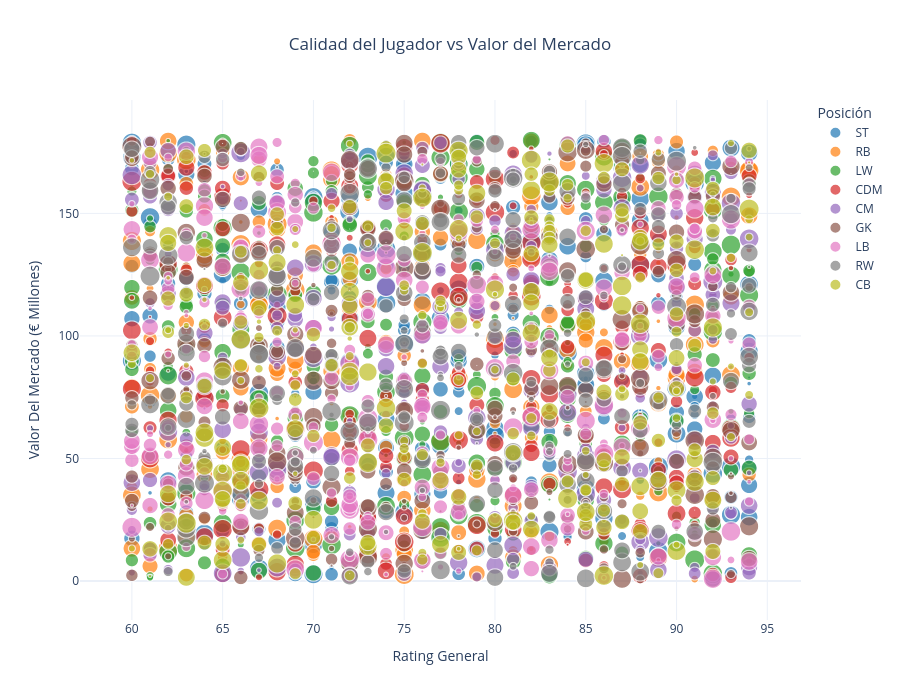

This figure's notebook cell:
### Code cell
# Gráfico para ver la calidad del jugados y su precio en el Mercado
fig = px.scatter(
    df,
    x="overall_rating",
    y="market_value_million_eur",
    color="position",
    size="goals",
    hover_data={
        "age": True,
        "club": True,
        "position": True,
        "overall_rating": True,
        "goals": True,
        "assists": True,
        "market_value_million_eur": ":.1f"
    },
    opacity=0.7,
    title="Calidad del Jugador vs Valor del Mercado"
)

fig.update_layout(
    template="plotly_white",
    title_x=0.5,
    xaxis_title="Rating General",
    yaxis_title="Valor Del Mercado (€ Millones)",
    legend_title="Posición",
    height=700
)

fig.show()

fig.write_image("images/calidadyvalor.png")

### Figure 1 — Plotly figure (JSON) as saved in the notebook; plotly's stock layout.template omitted (floating-point values rounded to 4 significant figures; data arrays with more than 128 entries replaced by an {"elided": "..."} marker saying what was removed)
{"data": [{"customdata": {"elided": "329x5 mixed values"}, "hovertemplate": "position=%{customdata[2]}<br>overall_rating=%{x}<br>market_value_million_eur=%{y:.1f}<br>goals=%{customdata[3]}<br>age=%{customdata[0]}<br>club=%{customdata[1]}<br>assists=%{customdata[4]}<extra></extra>", "legendgroup": "ST", "marker": {"color": "#1F77B4", "opacity": 0.7, "size": {"elided": "329 int values"}, "sizemode": "area", "sizeref": 0.0975, "symbol": "circle"}, "mode": "markers", "name": "ST", "showlegend": true, "type": "scattergl", "x": {"elided": "329 int values"}, "xaxis": "x", "y": {"elided": "329 float values"}, "yaxis": "y"}, {"customdata": {"elided": "286x5 mixed values"}, "hovertemplate": "position=%{customdata[2]}<br>overall_rating=%{x}<br>market_value_million_eur=%{y:.1f}<br>goals=%{customdata[3]}<br>age=%{customdata[0]}<br>club=%{customdata[1]}<br>assists=%{customdata[4]}<extra></extra>", "legendgroup": "RB", "marker": {"color": "#FF7F0E", "opacity": 0.7, "size": {"elided": "286 int values"}, "sizemode": "area", "sizeref": 0.0975, "symbol": "circle"}, "mode": "markers", "name": "RB", "showlegend": true, "type": "scattergl", "x": {"elided": "286 int values"}, "xaxis": "x", "y": {"elided": "286 float values"}, "yaxis": "y"}, {"customdata": {"elided": "328x5 mixed values"}, "hovertemplate": "position=%{customdata[2]}<br>overall_rating=%{x}<br>market_value_million_eur=%{y:.1f}<br>goals=%{customdata[3]}<br>age=%{customdata[0]}<br>club=%{customdata[1]}<br>assists=%{customdata[4]}<extra></extra>", "legendgroup": "LW", "marker": {"color": "#2CA02C", "opacity": 0.7, "size": {"elided": "328 int values"}, "sizemode": "area", "sizeref": 0.0975, "symbol": "circle"}, "mode": "markers", "name": "LW", "showlegend": true, "type": "scattergl", "x": {"elided": "328 int values"}, "xaxis": "x", "y": {"elided": "328 float values"}, "yaxis": "y"}, {"customdata": {"elided": "305x5 mixed values"}, "hovertemplate": "position=%{customdata[2]}<br>overall_rating=%{x}<br>market_value_million_eur=%{y:.1f}<br>goals=%{customdata[3]}<br>age=%{customdata[0]}<br>club=%{customdata[1]}<br>assists=%{customdata[4]}<extra></extra>", "legendgroup": "CDM", "marker": {"color": "#D62728", "opacity": 0.7, "size": {"elided": "305 int values"}, "sizemode": "area", "sizeref": 0.0975, "symbol": "circle"}, "mode": "markers", "name": "CDM", "showlegend": true, "type": "scattergl", "x": {"elided": "305 int values"}, "xaxis": "x", "y": {"elided": "305 float values"}, "yaxis": "y"}, {"customdata": {"elided": "302x5 mixed values"}, "hovertemplate": "position=%{customdata[2]}<br>overall_rating=%{x}<br>market_value_million_eur=%{y:.1f}<br>goals=%{customdata[3]}<br>age=%{customdata[0]}<br>club=%{customdata[1]}<br>assists=%{customdata[4]}<extra></extra>", "legendgroup": "CM", "marker": {"color": "#9467BD", "opacity": 0.7, "size": {"elided": "302 int values"}, "sizemode": "area", "sizeref": 0.0975, "symbol": "circle"}, "mode": "markers", "name": "CM", "showlegend": true, "type": "scattergl", "x": {"elided": "302 int values"}, "xaxis": "x", "y": {"elided": "302 float values"}, "yaxis": "y"}, {"customdata": {"elided": "317x5 mixed values"}, "hovertemplate": "position=%{customdata[2]}<br>overall_rating=%{x}<br>market_value_million_eur=%{y:.1f}<br>goals=%{customdata[3]}<br>age=%{customdata[0]}<br>club=%{customdata[1]}<br>assists=%{customdata[4]}<extra></extra>", "legendgroup": "GK", "marker": {"color": "#8C564B", "opacity": 0.7, "size": {"elided": "317 int values"}, "sizemode": "area", "sizeref": 0.0975, "symbol": "circle"}, "mode": "markers", "name": "GK", "showlegend": true, "type": "scattergl", "x": {"elided": "317 int values"}, "xaxis": "x", "y": {"elided": "317 float values"}, "yaxis": "y"}, {"customdata": {"elided": "323x5 mixed values"}, "hovertemplate": "position=%{customdata[2]}<br>overall_rating=%{x}<br>market_value_million_eur=%{y:.1f}<br>goals=%{customdata[3]}<br>age=%{customdata[0]}<br>club=%{customdata[1]}<br>assists=%{customdata[4]}<extra></extra>", "legendgroup": "LB", "marker": {"color": "#E377C2", "opacity": 0.7, "size": {"elided": "323 int values"}, "sizemode": "area", "sizeref": 0.0975, "symbol": "circle"}, "mode": "markers", "name": "LB", "showlegend": true, "type": "scattergl", "x": {"elided": "323 int values"}, "xaxis": "x", "y": {"elided": "323 float values"}, "yaxis": "y"}, {"customdata": {"elided": "295x5 mixed values"}, "hovertemplate": "position=%{customdata[2]}<br>overall_rating=%{x}<br>market_value_million_eur=%{y:.1f}<br>goals=%{customdata[3]}<br>age=%{customdata[0]}<br>club=%{customdata[1]}<br>assists=%{customdata[4]}<extra></extra>", "legendgroup": "RW", "marker": {"color": "#7F7F7F", "opacity": 0.7, "size": {"elided": "295 int values"}, "sizemode": "area", "sizeref": 0.0975, "symbol": "circle"}, "mode": "markers", "name": "RW", "showlegend": true, "type": "scattergl", "x": {"elided": "295 int values"}, "xaxis": "x", "y": {"elided": "295 float values"}, "yaxis": "y"}, {"customdata": {"elided": "315x5 mixed values"}, "hovertemplate": "position=%{customdata[2]}<br>overall_rating=%{x}<br>market_value_million_eur=%{y:.1f}<br>goals=%{customdata[3]}<br>age=%{customdata[0]}<br>club=%{customdata[1]}<br>assists=%{customdata[4]}<extra></extra>", "legendgroup": "CB", "marker": {"color": "#BCBD22", "opacity": 0.7, "size": {"elided": "315 int values"}, "sizemode": "area", "sizeref": 0.0975, "symbol": "circle"}, "mode": "markers", "name": "CB", "showlegend": true, "type": "scattergl", "x": {"elided": "315 int values"}, "xaxis": "x", "y": {"elided": "315 float values"}, "yaxis": "y"}], "layout": {"height": 700, "legend": {"itemsizing": "constant", "title": {"text": "Posición"}, "tracegroupgap": 0}, "title": {"text": "Calidad del Jugador vs Valor del Mercado", "x": 0.5}, "xaxis": {"anchor": "y", "domain": [0, 1], "title": {"text": "Rating General"}}, "yaxis": {"anchor": "x", "domain": [0, 1], "title": {"text": "Valor Del Mercado (€ Millones)"}}}}
